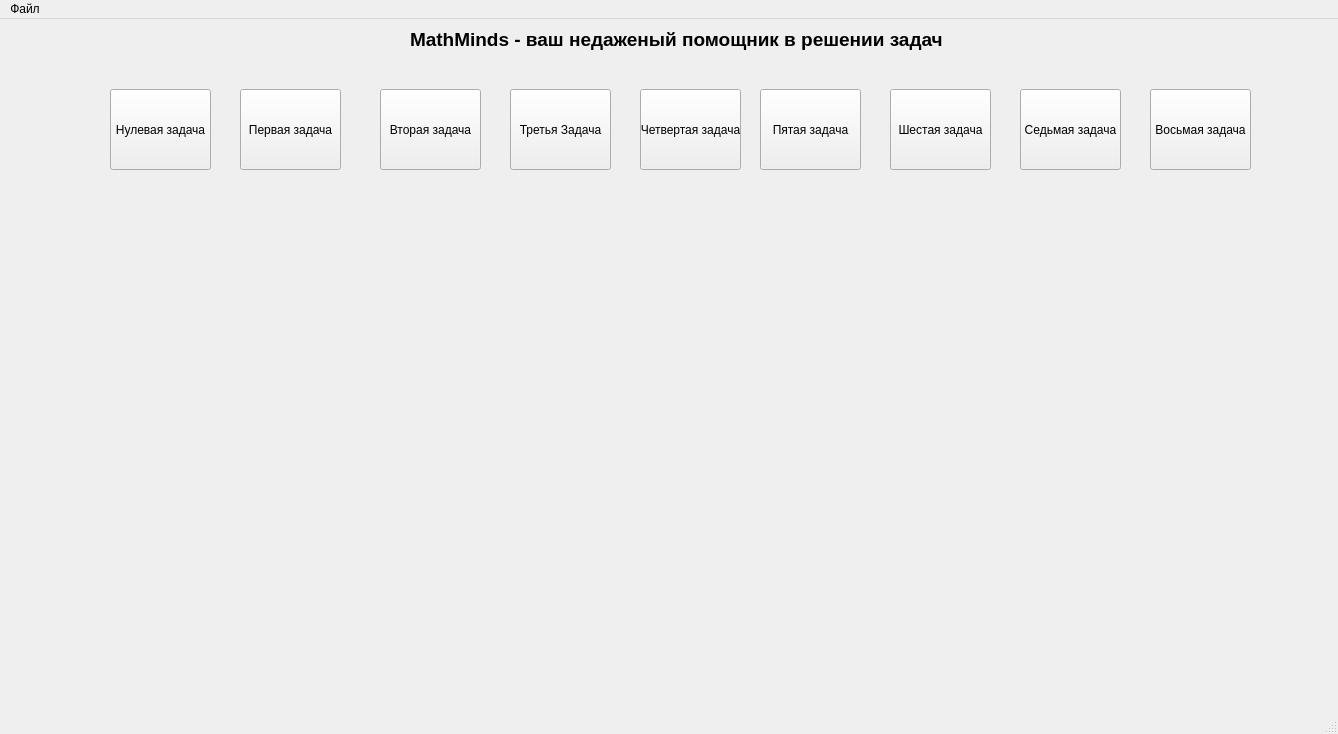
<?xml version="1.0" encoding="UTF-8"?>
<ui version="4.0">
 <class>MainWindow</class>
 <widget class="QMainWindow" name="MainWindow">
  <property name="geometry">
   <rect>
    <x>0</x>
    <y>0</y>
    <width>1338</width>
    <height>734</height>
   </rect>
  </property>
  <property name="windowTitle">
   <string>MainWindow</string>
  </property>
  <widget class="QWidget" name="centralwidget">
   <widget class="QLabel" name="label">
    <property name="geometry">
     <rect>
      <x>410</x>
      <y>0</y>
      <width>551</width>
      <height>41</height>
     </rect>
    </property>
    <property name="font">
     <font>
      <pointsize>14</pointsize>
      <bold>true</bold>
     </font>
    </property>
    <property name="text">
     <string>MathMinds - ваш недаженый помощник в решении задач</string>
    </property>
   </widget>
   <widget class="QPushButton" name="null_task_button">
    <property name="geometry">
     <rect>
      <x>110</x>
      <y>70</y>
      <width>101</width>
      <height>81</height>
     </rect>
    </property>
    <property name="text">
     <string>Нулевая задача</string>
    </property>
   </widget>
   <widget class="QPushButton" name="first_task_button">
    <property name="geometry">
     <rect>
      <x>240</x>
      <y>70</y>
      <width>101</width>
      <height>81</height>
     </rect>
    </property>
    <property name="text">
     <string>Первая задача</string>
    </property>
   </widget>
   <widget class="QPushButton" name="pushButton_3">
    <property name="geometry">
     <rect>
      <x>380</x>
      <y>70</y>
      <width>101</width>
      <height>81</height>
     </rect>
    </property>
    <property name="text">
     <string>Вторая задача</string>
    </property>
   </widget>
   <widget class="QPushButton" name="pushButton_4">
    <property name="geometry">
     <rect>
      <x>510</x>
      <y>70</y>
      <width>101</width>
      <height>81</height>
     </rect>
    </property>
    <property name="text">
     <string>Третья Задача</string>
    </property>
   </widget>
   <widget class="QPushButton" name="pushButton_5">
    <property name="geometry">
     <rect>
      <x>640</x>
      <y>70</y>
      <width>101</width>
      <height>81</height>
     </rect>
    </property>
    <property name="text">
     <string>Четвертая задача</string>
    </property>
   </widget>
   <widget class="QPushButton" name="pushButton_6">
    <property name="geometry">
     <rect>
      <x>760</x>
      <y>70</y>
      <width>101</width>
      <height>81</height>
     </rect>
    </property>
    <property name="text">
     <string>Пятая задача</string>
    </property>
   </widget>
   <widget class="QPushButton" name="pushButton_7">
    <property name="geometry">
     <rect>
      <x>890</x>
      <y>70</y>
      <width>101</width>
      <height>81</height>
     </rect>
    </property>
    <property name="text">
     <string>Шестая задача</string>
    </property>
   </widget>
   <widget class="QPushButton" name="pushButton_8">
    <property name="geometry">
     <rect>
      <x>1020</x>
      <y>70</y>
      <width>101</width>
      <height>81</height>
     </rect>
    </property>
    <property name="text">
     <string>Седьмая задача</string>
    </property>
   </widget>
   <widget class="QPushButton" name="pushButton_9">
    <property name="geometry">
     <rect>
      <x>1150</x>
      <y>70</y>
      <width>101</width>
      <height>81</height>
     </rect>
    </property>
    <property name="text">
     <string>Восьмая задача</string>
    </property>
   </widget>
  </widget>
  <widget class="QMenuBar" name="menubar">
   <property name="geometry">
    <rect>
     <x>0</x>
     <y>0</y>
     <width>1338</width>
     <height>21</height>
    </rect>
   </property>
   <widget class="QMenu" name="menuMathMinds">
    <property name="title">
     <string>Файл</string>
    </property>
    <addaction name="exit_from_application"/>
   </widget>
   <addaction name="menuMathMinds"/>
  </widget>
  <widget class="QStatusBar" name="statusbar"/>
  <action name="exit_from_application">
   <property name="text">
    <string>Выйти из программы</string>
   </property>
  </action>
 </widget>
 <resources/>
 <connections/>
</ui>
